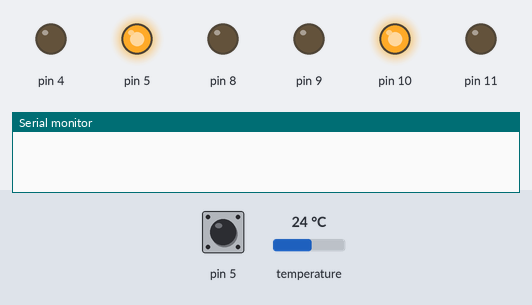
Bench run of a sketch on a simulated Arduino Uno, built with avr-gcc and run on an emulated ATmega328P. Shown: output pins drawn as LEDs (lit = HIGH), the last lines printed to the serial monitor. Dashed ring = blinking. Inputs (shaded band) come from the test bench; at power-on: pin 5 HIGH, temperature 24 °C.

Above: at 1.2 s.
1.3 s: pin 5 driven LOW
At 2.8 s:
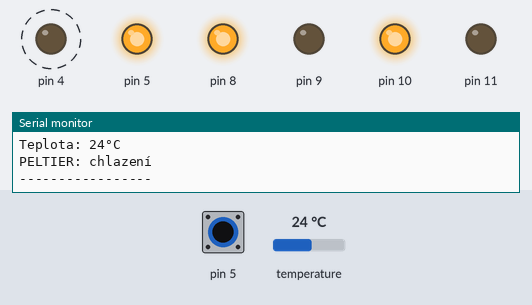
4.3 s: pin 5 driven HIGH
At 5.4 s:
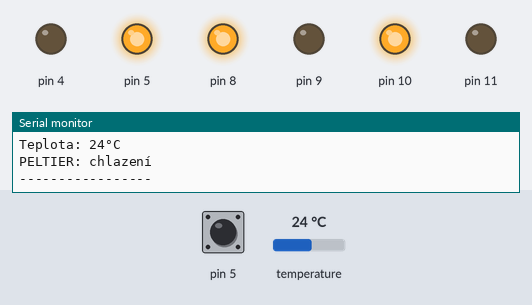
5.8 s: pin 5 pulsed LOW 5 times (0.12 s each, 0.3 s apart)
At 6.69 s:
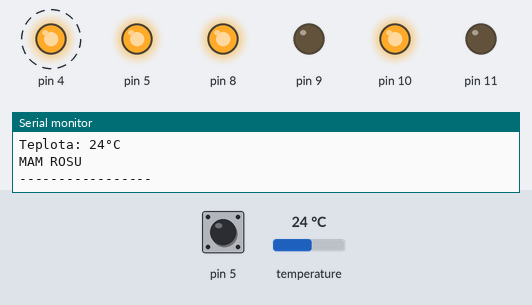
Timing chart, 0 to 9.3 s (numbered marks = the images above; inputs shaded):
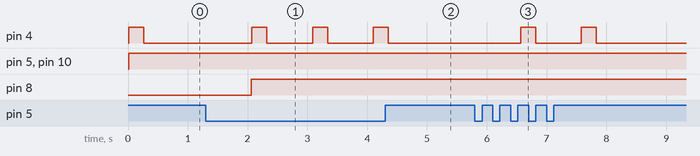

The sketch:

DPmeter_edit.ino
```cpp
#include <DallasTemperature.h>
#include <OneWire.h>
#define ONE_WIRE_PIN 6  //definování pinu pro teploměr (měření)
OneWire oneWire(ONE_WIRE_PIN);  //nastavení instance pro komunikaci se senzorem
DallasTemperature sensors(&oneWire);  //Reference ze senzoru přes oneWire knihovny
unsigned long cas1 = 0;
unsigned long cas2 = 0;
unsigned long tmr = 0;
int n = 0;
//nastavení výchozích hodnot proměnných pro měření času
int kapacita = 0;   //nastavení výchozí hodnoty proměnné pro zápis funkce
int teplota = 0;    //nastavení výchozí hodnoty proměnné pro zápis funkce
void setup() {
  Serial.begin(9600);   //setup zobrazení výstupu na 9600 baudu
  sensors.begin();  //začátek měření
  pinMode(8, OUTPUT);
  pinMode(9, OUTPUT);
  //nastavení pinů pro H-bridge
  pinMode(10, OUTPUT);
  pinMode(11, OUTPUT);
  //nastavení pinů pro H-bridge větráku
}

void loop() {
  //ventilátor
  digitalWrite(11, LOW);
  digitalWrite(10, HIGH);
  kapacita = Mereni();
  teplota = MereniTeploty();
  Serial.print("Kapacita: ");
  Serial.println(kapacita);
  Serial.print("Teplota: ");
  Serial.print(teplota);
  Serial.print("°C\n");
    if (kapacita >= 100) {
      Serial.println("MAM ROSU");
      n++;
      if (n >= 3){
        Peltier_ohrv();
      }
 }
      //podmínka pro oznámení stavu na PCB
    else{
      n = 0;
      Peltier_chlz();
    }
   Serial.println("-----------------");
}
//základní cyklus s printem funkce

int Mereni() {
  cas1 = 0;
  cas2 = 0;
  tmr = 0;
  pinMode(5, OUTPUT);
  pinMode(4, OUTPUT);
  digitalWrite(5, HIGH);
  digitalWrite(4, HIGH);
  delay(250);
  pinMode(5, INPUT);
  digitalWrite(4, LOW);
  cas1 = micros();
  while (1) {
    if (digitalRead(5) == LOW){
      cas2 = micros();
      tmr = cas2 - cas1;
      return tmr;
  }
 }
}

int MereniTeploty() {
  sensors.requestTemperatures();  //volání výstupu senzoru
  return sensors.getTempCByIndex(0);
}

void Peltier_chlz() {
  digitalWrite(8, HIGH);
  digitalWrite(9, LOW);
  Serial.println("PELTIER: chlazení");
}

void Peltier_ohrv() {
  digitalWrite(8, LOW);
  digitalWrite(9, HIGH);
  Serial.println("PELTIER: probíhá ohřev pro opětovné měření");
}
```

Measured:
- after the input at 1.3 s, pin 4: alternates HIGH for 0.25 s and LOW for 0.77 s, starting after 0.77 s; pin 8: LOW → HIGH after 0.76 s
- after the input at 4.3 s, pin 4: goes on until 4.4 s, then stays LOW
- after the input at 5.8 s, pin 4: alternates HIGH for 0.25 s and LOW for 0.77 s, 4 changes in all, then stays LOW, starting after 0.76 s
